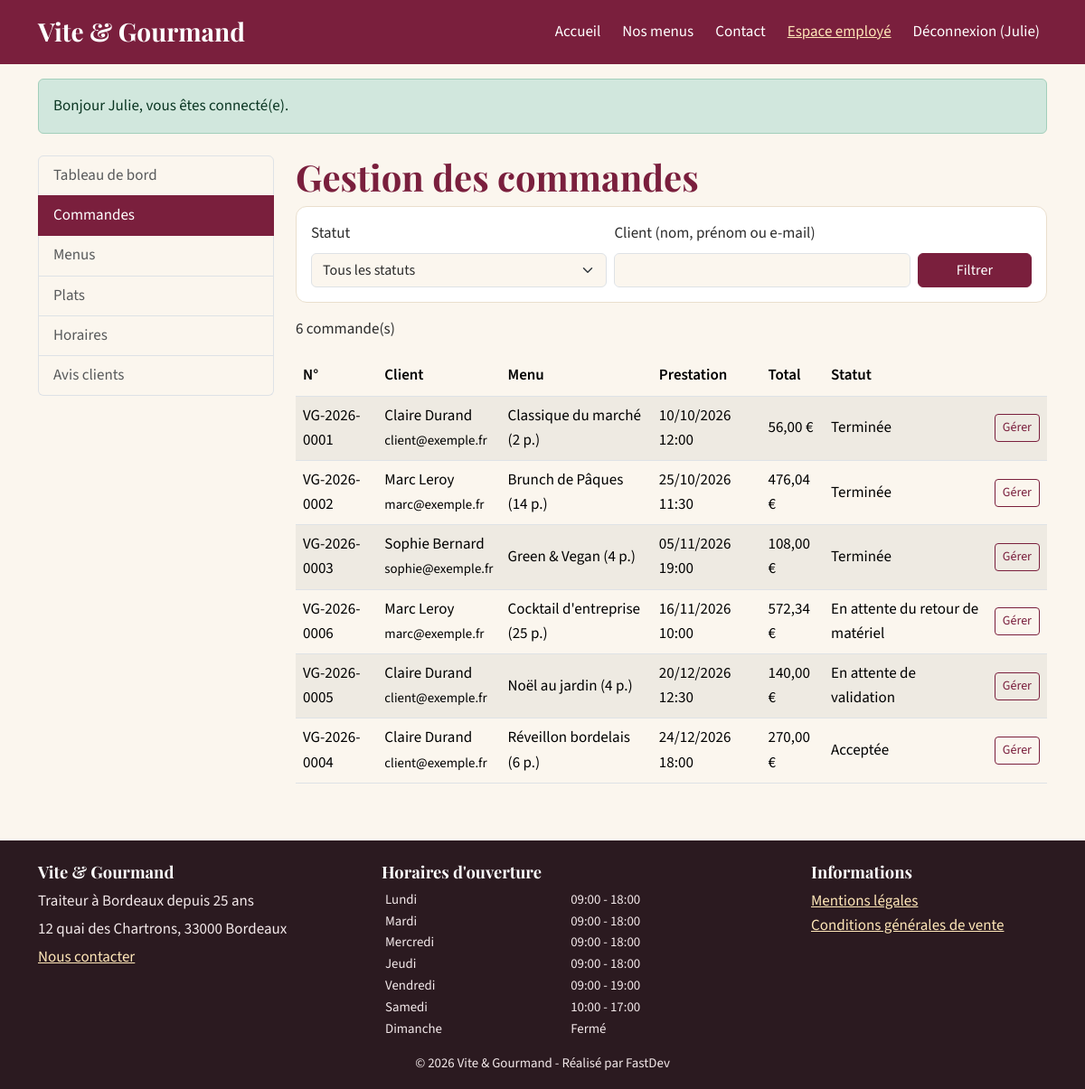
Screenshot of /employe/commandes (signed in) with the database file from the repository.
### tables this page shows
CREATE TABLE utilisateur (
    utilisateur_id  INT UNSIGNED NOT NULL AUTO_INCREMENT,
    role_id         INT UNSIGNED NOT NULL,
    email           VARCHAR(180) NOT NULL,
    password        VARCHAR(255) NOT NULL COMMENT 'Hash bcrypt/argon2 (password_hash), jamais le mot de passe en clair',
    nom             VARCHAR(80)  NOT NULL,
    prenom          VARCHAR(80)  NOT NULL,
    telephone       VARCHAR(20)  NULL,
    adresse_postale VARCHAR(255) NULL,
    code_postal     CHAR(5)      NULL,
    ville           VARCHAR(100) NULL,
    actif           TINYINT(1)   NOT NULL DEFAULT 1,
    created_at      DATETIME     NOT NULL DEFAULT CURRENT_TIMESTAMP,
    PRIMARY KEY (utilisateur_id),
    UNIQUE KEY uq_utilisateur_email (email),
    CONSTRAINT fk_utilisateur_role FOREIGN KEY (role_id) REFERENCES role (role_id)
);

CREATE TABLE commande (
    commande_id            INT UNSIGNED  NOT NULL AUTO_INCREMENT,
    numero_commande        VARCHAR(20)   NOT NULL,
    utilisateur_id         INT UNSIGNED  NOT NULL,
    menu_id                INT UNSIGNED  NOT NULL,
    date_commande          DATETIME      NOT NULL DEFAULT CURRENT_TIMESTAMP,
    date_prestation        DATE          NOT NULL,
    heure_livraison        TIME          NOT NULL,
    adresse_prestation     VARCHAR(255)  NOT NULL,
    code_postal_prestation CHAR(5)       NOT NULL,
    ville_prestation       VARCHAR(100)  NOT NULL,
    nombre_personne        INT UNSIGNED  NOT NULL,
    prix_menu              DECIMAL(10,2) NOT NULL COMMENT 'Prix du menu avant remise',
    remise                 DECIMAL(10,2) NOT NULL DEFAULT 0,
    distance_km            DECIMAL(7,2)  NOT NULL DEFAULT 0,
    prix_livraison         DECIMAL(10,2) NOT NULL DEFAULT 0,
    prix_total             DECIMAL(10,2) NOT NULL,
    statut                 ENUM('en_attente','accepte','en_preparation','en_cours_de_livraison','livre',
                                'en_attente_retour_materiel','terminee','annulee') NOT NULL DEFAULT 'en_attente',
    pret_materiel          TINYINT(1)    NOT NULL DEFAULT 0,
    restitution_materiel   TINYINT(1)    NOT NULL DEFAULT 0,
    mode_contact_annulation ENUM('gsm','mail') NULL,
    motif_annulation       VARCHAR(255)  NULL,
    PRIMARY KEY (commande_id),
    UNIQUE KEY uq_commande_numero (numero_commande),
    KEY idx_commande_statut (statut),
    KEY idx_commande_date (date_commande),
    CONSTRAINT fk_commande_utilisateur FOREIGN KEY (utilisateur_id) REFERENCES utilisateur (utilisateur_id),
    CONSTRAINT fk_commande_menu        FOREIGN KEY (menu_id)        REFERENCES menu (menu_id),
    CONSTRAINT chk_commande_personnes  CHECK (nombre_personne >= 1)
);

CREATE TABLE menu (
    menu_id                  INT UNSIGNED  NOT NULL AUTO_INCREMENT,
    titre                    VARCHAR(100)  NOT NULL,
    description              TEXT          NOT NULL,
    theme_id                 INT UNSIGNED  NOT NULL,
    regime_id                INT UNSIGNED  NOT NULL,
    nombre_personne_minimum  INT UNSIGNED  NOT NULL,
    prix_minimum             DECIMAL(10,2) NOT NULL COMMENT 'Prix pour le nombre minimum de personnes',
    conditions               TEXT          NOT NULL,
    quantite_restante        INT UNSIGNED  NOT NULL DEFAULT 0 COMMENT 'Stock : nombre de commandes encore possibles',
    actif                    TINYINT(1)    NOT NULL DEFAULT 1,
    created_at               DATETIME      NOT NULL DEFAULT CURRENT_TIMESTAMP,
    PRIMARY KEY (menu_id),
    KEY idx_menu_prix (prix_minimum),
    CONSTRAINT fk_menu_theme  FOREIGN KEY (theme_id)  REFERENCES theme (theme_id),
    CONSTRAINT fk_menu_regime FOREIGN KEY (regime_id) REFERENCES regime (regime_id),
    CONSTRAINT chk_menu_min   CHECK (nombre_personne_minimum >= 1),
    CONSTRAINT chk_menu_prix  CHECK (prix_minimum >= 0)
);

CREATE TABLE horaire (
    horaire_id      INT UNSIGNED NOT NULL AUTO_INCREMENT,
    jour            VARCHAR(10)  NOT NULL,
    ordre           TINYINT      NOT NULL COMMENT '1 = lundi ... 7 = dimanche',
    heure_ouverture TIME         NULL,
    heure_fermeture TIME         NULL,
    ferme           TINYINT(1)   NOT NULL DEFAULT 0,
    PRIMARY KEY (horaire_id),
    UNIQUE KEY uq_horaire_jour (jour)
);

### views/employee/orders.php (the view, shortened to what the rows shown need)
<div class="container mt-4">
    <div class="row g-4">
        <div class="col-lg-3"><?php require __DIR__ . '/../partials/staff_nav.php'; ?></div>
        <div class="col-lg-9">
            <h1>Gestion des commandes</h1>
            <form method="get" action="/employe/commandes" class="filters p-3 mb-3" aria-label="Filtrer les commandes">
                <div class="row g-2 align-items-end">
                    <div class="col-md-5">
                        <label for="statut" class="form-label">Statut</label>
                        <select id="statut" name="statut" class="form-select">
                            <option value="">Tous les statuts</option>
                        </select>
                    </div>
                    <div class="col-md-5">
                        <label for="client" class="form-label">Client (nom, prénom ou e-mail)</label>
                        <input type="search" id="client" name="client" class="form-control" value="<?= e($client) ?>">
                    </div>
                    <div class="col-md-2"><button class="btn btn-primary w-100" type="submit">Filtrer</button></div>
                </div>
            </form>
            <p role="status"><?= count($orders) ?> commande(s)</p>
            <div class="table-responsive">
                <table class="table table-striped align-middle bg-white">
                    <thead><tr>
                        <th scope="col">N°</th><th scope="col">Client</th><th scope="col">Menu</th><th scope="col">Prestation</th>
                        <th scope="col">Total</th><th scope="col">Statut</th><th scope="col"><span class="visually-hidden">Action</span></th>
                    </tr></thead>
                    <tbody>
                    <?php foreach ($orders as $o): ?>
                        <tr>
                            <td><?= e($o['numero_commande']) ?></td>
                            <td><?= e($o['prenom'] . ' ' . $o['nom']) ?><br><span class="small"><?= e($o['email']) ?></span></td>
                            <td><?= e($o['menu_titre']) ?> (<?= (int) $o['nombre_personne'] ?> p.)</td>
                            <td><?= date_fr($o['date_prestation']) ?> <?= e(substr($o['heure_livraison'], 0, 5)) ?></td>
                            <td><?= money($o['prix_total']) ?></td>
                            <td><?= e(statut_label($o['statut'])) ?></td>
                            <td><a class="btn btn-sm btn-outline-primary" href="/employe/commandes/<?= (int) $o['commande_id'] ?>">Gérer<span class="visually-hidden"> la commande <?= e($o['numero_commande']) ?></span></a></td>
                        </tr>
                    <?php endforeach; ?>
                    </tbody>
                </table>
            </div>
        </div>
    </div>
</div>

### src/Core/Router.php (shortened to what the rows shown need)
<?php
final class Router
{
    private array $routes = [];
    private function add(string $method, string $path, string $handler, array $roles): void
    {
        $this->routes[] = compact('method', 'regex', 'handler', 'roles');
    }
    public function dispatch(string $method, string $uri): void
    {
        $path = rtrim(parse_url($uri, PHP_URL_PATH) ?: '/', '/') ?: '/';
        foreach ($this->routes as $route) {
            if ($route['method'] !== $method || !preg_match($route['regex'], $path, $m)) {
                continue;
            }
            if ($route['roles'] !== []) {
                if (!Auth::check()) {
                    Session::flash('warning', 'Veuillez vous connecter pour accéder à cette page.');
                    Session::set('redirect_after_login', $uri);
                    header('Location: /connexion');
                    return;
                }
            }
            [$class, $action] = explode('@', $route['handler']);
            $params = array_map('intval', array_filter($m, 'is_string', ARRAY_FILTER_USE_KEY));
            (new $fqcn())->$action(...$params);
            return;
        }
    }
}

### views/layout.php (shortened to what the rows shown need)
<?php
$current = parse_url($_SERVER['REQUEST_URI'] ?? '/', PHP_URL_PATH);
$isActive = static fn(string $path): string => ($current === $path || ($path !== '/' && str_starts_with((string) $current, $path))) ? ' active" aria-current="page' : '';
try {
    $schedules = (new \App\Models\Reference())->schedules();
} catch (\Throwable) {
    $schedules = [];
}
$user = Auth::user();
?>
<!doctype html>
<html lang="fr">
<head>
    <link rel="stylesheet" href="/assets/vendor/bootstrap/bootstrap.min.css">
    <link rel="stylesheet" href="/assets/css/style.css">
</head>
<body class="d-flex flex-column min-vh-100">
<header>
    <nav class="navbar navbar-expand-lg navbar-vg" aria-label="Navigation principale">
        <div class="container">
            <a class="navbar-brand fs-3" href="/">Vite &amp; Gourmand</a>
            <div class="collapse navbar-collapse" id="nav">
                <ul class="navbar-nav ms-auto align-items-lg-center gap-lg-2">
                    <li class="nav-item"><a class="nav-link<?= $isActive('/') ?>" href="/">Accueil</a></li>
                    <li class="nav-item"><a class="nav-link<?= $isActive('/menus') ?>" href="/menus">Nos menus</a></li>
                    <li class="nav-item"><a class="nav-link<?= $isActive('/contact') ?>" href="/contact">Contact</a></li>
                    <?php if ($user === null): ?>
                        <li class="nav-item"><a class="nav-link<?= $isActive('/connexion') ?>" href="/connexion">Connexion</a></li>
                        <li class="nav-item"><a class="btn btn-light btn-sm" href="/inscription">Créer un compte</a></li>
                    <?php else: ?>
                        <?php if (Auth::isStaff()): ?>
                            <li class="nav-item"><a class="nav-link<?= $isActive('/employe') ?>" href="/employe">Espace employé</a></li>
                        <?php endif; ?>
                        <li class="nav-item">
                            <form action="/deconnexion" method="post" class="d-inline">
                                <button type="submit" class="btn btn-link nav-link">Déconnexion (<?= e($user['prenom']) ?>)</button>
                            </form>
                        </li>
                    <?php endif; ?>
                </ul>
            </div>
        </div>
    </nav>
</header>
<main id="contenu" class="flex-grow-1" tabindex="-1">
    <?php $flashes = Session::pullFlashes(); if ($flashes): ?>
        <div class="container mt-3" role="status" aria-live="polite">
            <?php foreach ($flashes as $f): ?>
                <div class="alert alert-<?= e($f['type']) ?> mb-2"><?= e($f['message']) ?></div>
            <?php endforeach; ?>
        </div>
    <?php endif; ?>
    <?= $content ?>
</main>
<footer class="footer-vg mt-5 pt-4 pb-3">
    <div class="container">
        <div class="row g-4">
            <div class="col-md-4">
                <h2>Vite &amp; Gourmand</h2>
                <p class="mb-1">Traiteur à Bordeaux depuis 25 ans</p>
                <p class="mb-1">12 quai des Chartrons, 33000 Bordeaux</p>
                <p><a href="/contact">Nous contacter</a></p>
            </div>
            <div class="col-md-5">
                <h2>Horaires d'ouverture</h2>
                <table class="table table-sm table-borderless mb-0 small">
                    <tbody>
                    <?php foreach ($schedules as $h): ?>
                        <tr>
                            <th scope="row" class="fw-normal py-0"><?= e($h['jour']) ?></th>
                            <td class="py-0"><?= $h['ferme'] ? 'Fermé' : e(substr((string) $h['heure_ouverture'], 0, 5) . ' - ' . substr((string) $h['heure_fermeture'], 0, 5)) ?></td>
                        </tr>
                    <?php endforeach; ?>
                    </tbody>
                </table>
            </div>
            <div class="col-md-3">
                <h2>Informations</h2>
                <ul class="list-unstyled">
                    <li><a href="/mentions-legales">Mentions légales</a></li>
                    <li><a href="/cgv">Conditions générales de vente</a></li>
                </ul>
            </div>
        </div>
        <p class="small text-center mt-3 mb-0">&copy; <?= date('Y') ?> Vite &amp; Gourmand - Réalisé par FastDev</p>
    </div>
</footer>
</body>
</html>

### rows the page displays
utilisateur: prenom "Julie"
commande: numero_commande "VG-2026-0001", utilisateur.nom "Claire Durand", utilisateur.email "client@exemple.fr", menu.titre "Classique du marché", nombre_personne "2", date_prestation "10/10/2026", heure_livraison "12:00", prix_total "56,00 €", statut "Terminée"
commande: numero_commande "VG-2026-0002", utilisateur.nom "Marc Leroy", utilisateur.email "marc@exemple.fr", menu.titre "Brunch de Pâques", nombre_personne "14", date_prestation "25/10/2026", heure_livraison "11:30", prix_total "476,04 €", statut "Terminée"
commande: numero_commande "VG-2026-0003", utilisateur.nom "Sophie Bernard", utilisateur.email "sophie@exemple.fr", menu.titre "Green & Vegan", nombre_personne "4", date_prestation "05/11/2026", heure_livraison "19:00", prix_total "108,00 €", statut "Terminée"
commande: numero_commande "VG-2026-0006", utilisateur.nom "Marc Leroy", utilisateur.email "marc@exemple.fr", menu.titre "Cocktail d'entreprise", nombre_personne "25", date_prestation "16/11/2026", heure_livraison "10:00", prix_total "572,34 €", statut "En attente du retour de matériel"
commande: numero_commande "VG-2026-0005", utilisateur.nom "Claire Durand", utilisateur.email "client@exemple.fr", menu.titre "Noël au jardin", nombre_personne "4", date_prestation "20/12/2026", heure_livraison "12:30", prix_total "140,00 €", statut "En attente de validation"
commande: numero_commande "VG-2026-0004", utilisateur.nom "Claire Durand", utilisateur.email "client@exemple.fr", menu.titre "Réveillon bordelais", nombre_personne "6", date_prestation "24/12/2026", heure_livraison "18:00", prix_total "270,00 €", statut "Acceptée"
horaire: jour "Lundi", heure_ouverture+heure_fermeture "09:00 - 18:00"
horaire: jour "Mardi", heure_ouverture+heure_fermeture "09:00 - 18:00"
horaire: jour "Mercredi", heure_ouverture+heure_fermeture "09:00 - 18:00"
horaire: jour "Jeudi", heure_ouverture+heure_fermeture "09:00 - 18:00"
horaire: jour "Vendredi", heure_ouverture+heure_fermeture "09:00 - 19:00"
horaire: jour "Samedi", heure_ouverture+heure_fermeture "10:00 - 17:00"
horaire: jour "Dimanche", ferme "Fermé"

### other values shown
$f['message'] "Bonjour Julie, vous êtes connecté(e)."
$label "Tableau de bord"
$label "Commandes"
$label "Menus"
$label "Plats"
$label "Horaires"
$label "Avis clients"
